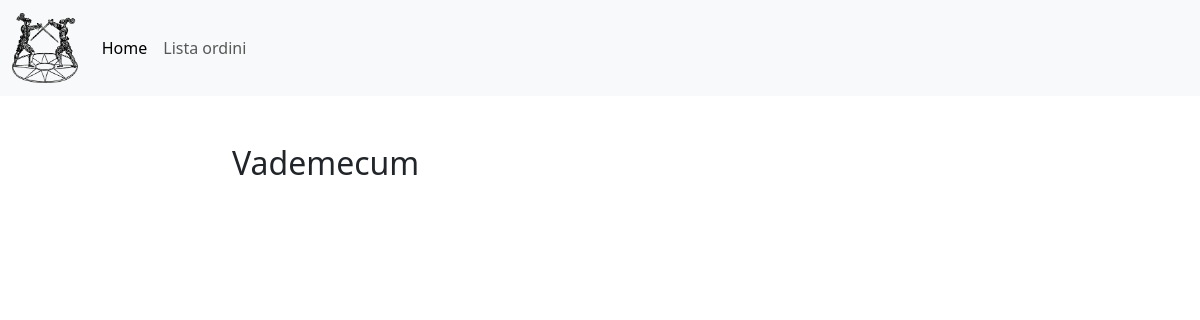
Before: / with the older database file.
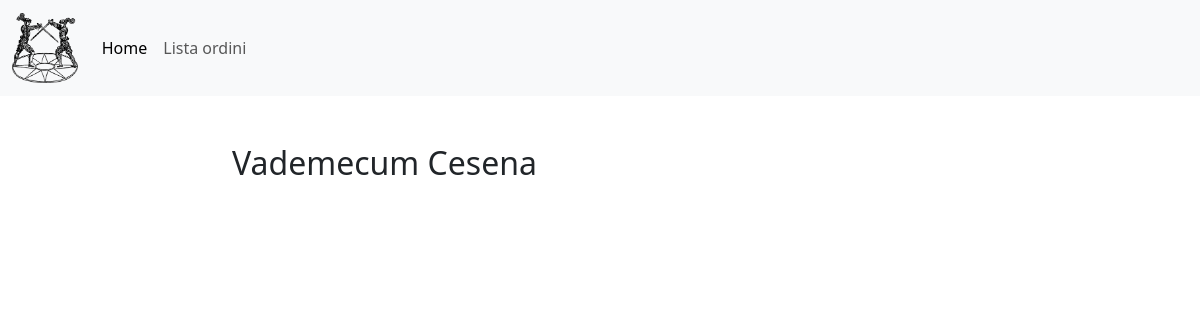
After: the same page with the newer database file.
### vademecum/models.py (models this page shows, shortened)
class Post(models.Model):
    title = models.CharField(max_length=100)
    text = tinymce_models.HTMLField()

### vademecum/views.py (the view)
# urls.py: path('', index)
def index(request):
    posts = Post.objects.all()
    return render(request, 'index.html', context={'posts': posts})

### templates/index.html (shortened to what this page needs)
{% extends "base_generic.html" %}
        {% block content %}
        <div class="container">
            <div class="row">
                <div class="col-8 mx-auto mt-5">
                    {% for post in posts %}
                        <h2 class="mb-5">{{ post.title }}</h2>
                    {% endfor %}
                </div>
            </div>
        </div>
        {% endblock %}

Changed rows visible on the page:
changed Post: title "Vademecum" → "Vademecum Cesena"
